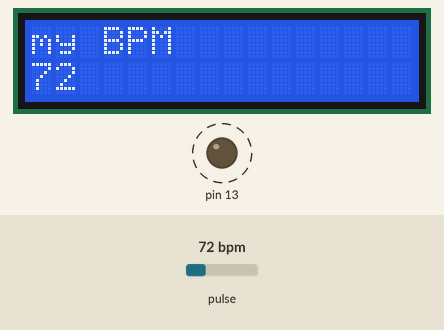
Bench run of a sketch on a simulated Arduino Uno, built with avr-gcc and run on an emulated ATmega328P. Shown: 16×2 character LCD, output pins drawn as LEDs (lit = HIGH). Dashed ring = blinking. The test bench sets the inputs (shaded band); at power-on: pulse 72 bpm. What the sketch prints to the serial monitor is not drawn.

Above: at 1.4 s.
1.5 s: pulse set to 42 bpm
At 2.9 s:
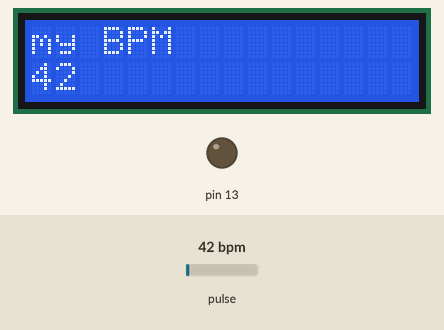
3.9 s: pulse set to 100 bpm
At 4.44 s:
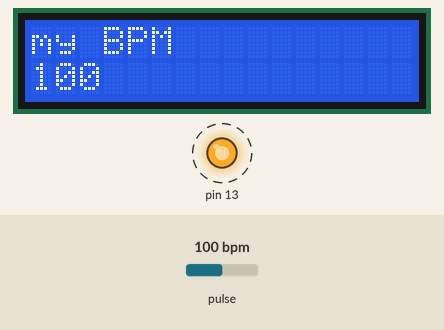
5.8 s: pulse set to 70 bpm
At 7.1 s:
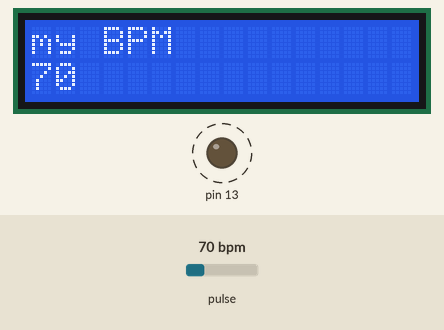
Timing chart, 0 to 14.1 s (numbered marks = the images above; inputs shaded):
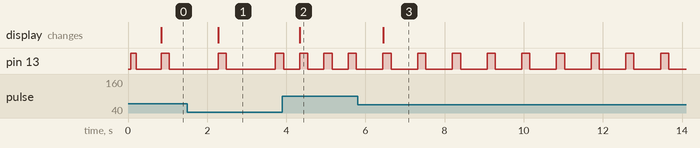

The sketch:

pulse_lcd.ino
```cpp
#define USE_ARDUINO_INTERRUPTS true    // Set-up low-level interrupts for most acurate BPM maths.
#include <PulseSensorPlayground.h>     // Includes the PulseSensorPlayground Library.

// include the library code:
#include <LiquidCrystal.h>

// Creates an LCD object. Parameters: (rs, enable, d4, d5, d6, d7)
LiquidCrystal lcd(12, 11, 5, 4, 3, 2);

const int PulseWire = 0;       // PulseSensor PURPLE WIRE connected to ANALOG PIN 0
const int led = 13;          // The on-board Arduino LED, close to PIN 13.
int Threshold = 550;           // Determine which Signal to "count as a beat" and which to ignore.
                               // Use the "Getting Started Project" to fine-tune Threshold Value beyond default setting.
                               // Other
PulseSensorPlayground pulseSensor;  // Creates an instance of the PulseSensorPlayground object called "pulseSensor
void setup() {
  Serial.begin(9600);          // For Serial Monitor
  // Configure the PulseSensor object, by assigning our variables to it.
  pulseSensor.analogInput(PulseWire);
  pulseSensor.blinkOnPulse(led);       //auto-magically blink Arduino's LED with heartbeat.
  pulseSensor.setThreshold(Threshold);
  // Double-check the "pulseSensor" object was created and "began" seeing a signal.
   if (pulseSensor.begin()) {
    Serial.println("We created a pulseSensor Object !");  //This prints one time at Arduino power-up,  or on Arduino reset.
  }

   // set up the LCD's number of columns and rows:
  lcd.begin(16, 2);

  // Clears the LCD screen
  lcd.clear();

}

void loop() {
  // put your main code here, to run repeatedly:
  int myBPM = pulseSensor.getBeatsPerMinute();  // Calls function on our pulseSensor object that returns BPM as an "int".
                                               // "myBPM" hold this BPM value now.
  //Serial.println("Enter alarm time:");
  //int time = Serial.parseFloat();

  //if (myBPM >100 && myBPM < 70) &&
    //{

    //}


  if (pulseSensor.sawStartOfBeat())
  {            // Constantly test to see if "a beat happened".
    Serial.println("♥  A HeartBeat Happened ! "); // If test is "true", print a message "a heartbeat happened".
    Serial.print("BPM: ");                        // Print phrase "BPM: "

    Serial.println(myBPM);
    // Print the value inside of myBPM.
    // Print a message to the LCD.
    lcd.setCursor(0,1);
    lcd.print("                ");
    lcd.setCursor(0, 0);
    lcd.print("my BPM");

    // set the cursor to column 0, line 1
    // (note: line 1 is the second row, since counting begins with 0):
    lcd.setCursor(0, 1);
    // Print a message to the LCD.
    lcd.print(myBPM);


  }

  delay(20);

}
```

Measured:
- after the input at 1.5 s, the display: changes after 0.79 s (image 1)
- after the input at 3.9 s, the display: changes after 0.44 s (image 2)
- after the input at 5.8 s, pin 13: alternates HIGH for 0.21 s and LOW for 0.67 s, starting after 0.64 s; the display: changes after 0.65 s (image 3)
